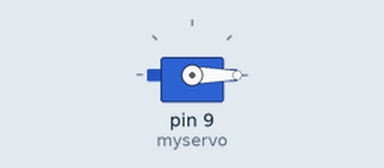
Simulated run of this sketch. Board: Arduino Uno, built with avr-gcc and run on an emulated ATmega328P. Shown: servo.

Above: at 0.05 s.
At 1.15 s:
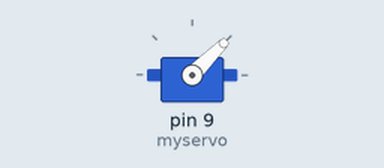
At 2.25 s:
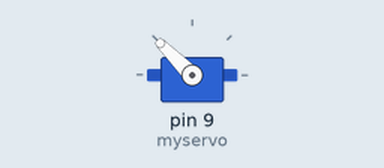
At 4.5 s:
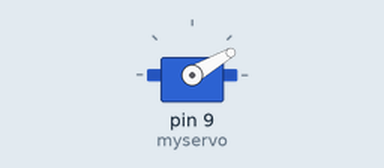
Timing chart, 0 to 6.5 s (numbered marks = the images above):
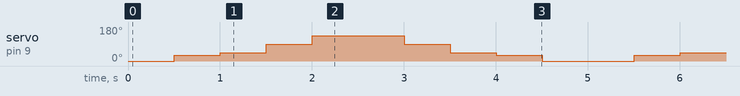

Measured:
- by itself, servo on pin 9 (myservo): repeats every 5.0 s: 45° 0.50 s, 90° 0.50 s, 135° 1.0 s, 90° 0.50 s, 45° 0.50 s, 30° 0.50 s, 0° 1.0 s, 30° 0.50 s

The sketch:

basictask-cyf.ino
```cpp
#include <Servo.h>
Servo myservo;
int pos[]={0,30,45,90,135};
void setup()
{
 myservo.attach(9);
}

void loop()
 {
for(int i=0;i<5;i++)
{
  myservo.write(pos[i]);
  delay(500);
}
for(int i=4;i>=0;i--)
{
  myservo.write(pos[i]);
  delay(500);
}
}
```
